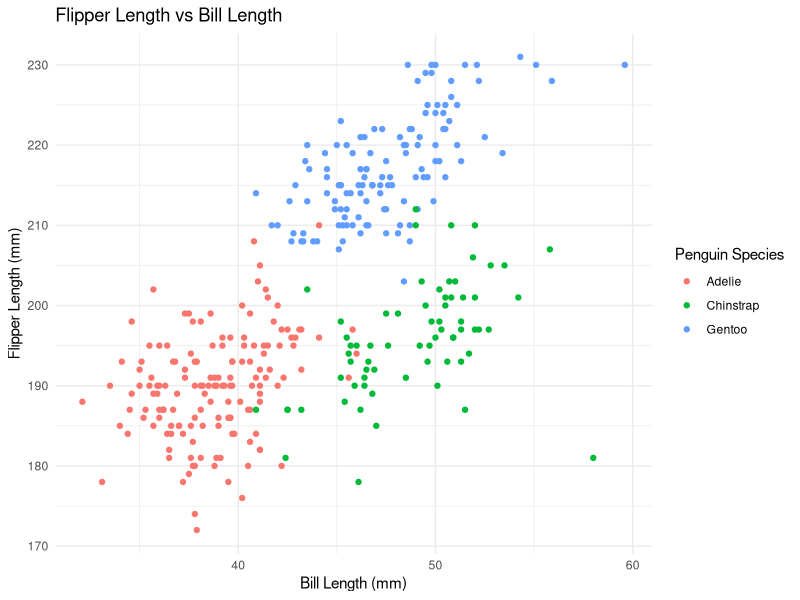
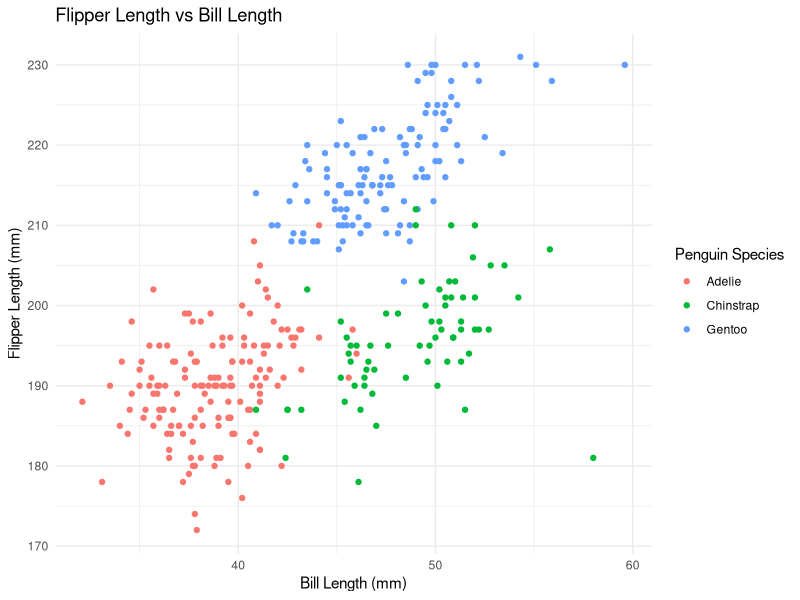

Recreate these plots in R, in order.
## ---- chunk 1
library(palmerpenguins)
library(ggplot2)
library(tidyverse)
## ---- chunk 2
data("penguins", package = "palmerpenguins")
## ---- chunk 3
ggplot(
  data = penguins, aes(x = bill_length_mm, y = flipper_length_mm, color = species)) +
  geom_point() +
  labs(
    title = "Flipper Length vs Bill Length",
    x = "Bill Length (mm)",
    y = "Flipper Length (mm)",
    color = "Penguin Species"
  ) +
  theme_minimal()

ggsave("scatterplot_flipper_vs_bill.png")

## ---- chunk 4
df = 
  tibble(
  norm_sample = rnorm(10),
  samp_g0 = norm_sample > 0,
  char_vector = c("a", "b", "c", "d", "e", "f", "g", "h", "i", "j"),
  factor_vector = factor(c("Low", "Mid", "High", "Low", "Mid", "High", "Low", "Mid", "High", "Low"))
)
## ---- chunk 5
dbl_mean = mean(pull(df, norm_sample)) |>
  print()
lgl_mean = mean(pull(df, samp_g0)) |>
  print()
chr_mean = mean(pull(df, char_vector)) |>
  print()
fct_mean = mean(pull, factor_vector) |>
  print()
## ---- chunk 6
lgl_num = as.numeric(pull(df, samp_g0))
chr_num = as.numeric(pull(df, char_vector))
fct_num = as.numeric(pull(df, factor_vector))
